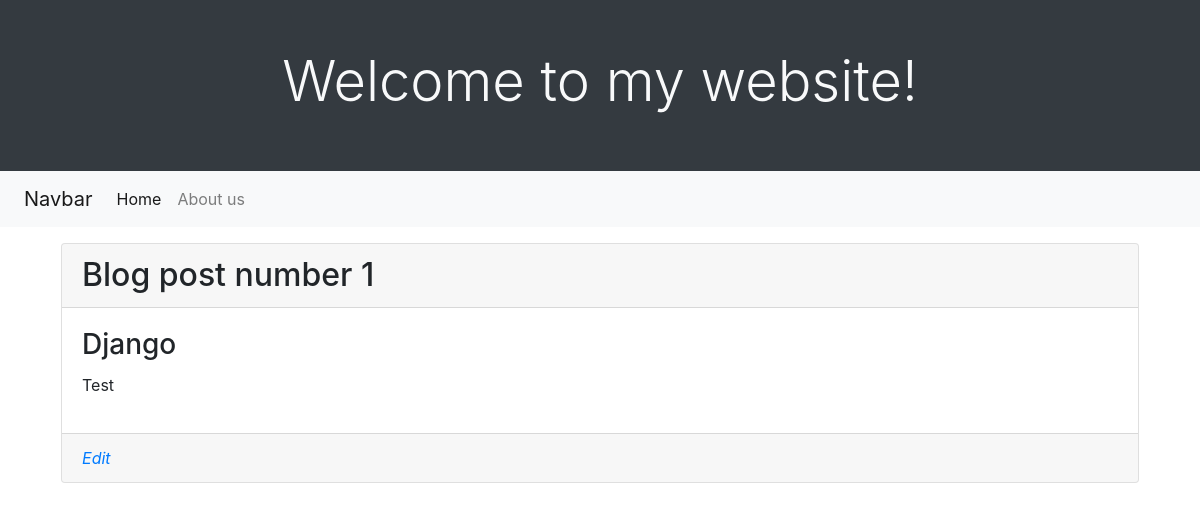
/1, run on an earlier commit of the app's database.
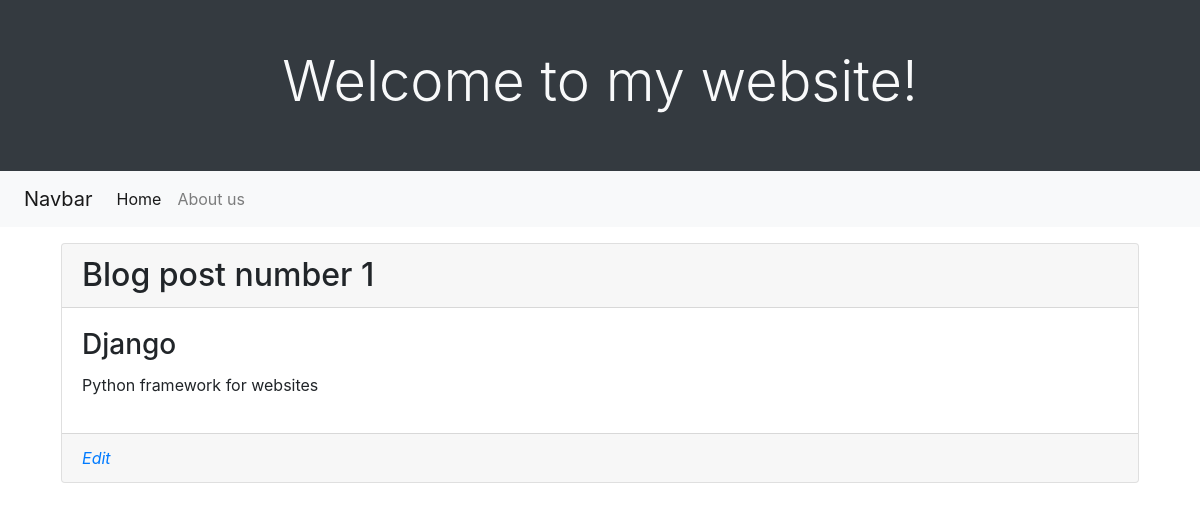
And on a later commit of the database.
### posts/models.py (models this page shows, shortened)
class Post(models.Model):
    STATUS = [
        ('p', 'published'),
        ('u', 'unpublished')
    ]
    title = models.CharField(verbose_name='Название', max_length=120) # verbose_name is name in DB
    description = models.TextField(verbose_name='Описание', blank=True, default=None)
    publish_date = models.DateTimeField(verbose_name='Дата публикации', auto_now=timezone.now())
    image = models.ImageField(null=True, blank=True)
    status = models.CharField(verbose_name='Статус', max_length=190, choices=STATUS, default='p')
    author = models.ForeignKey(get_user_model(), on_delete=models.CASCADE, default=1) # model with this field is Many in relation Many to 1
    tag = models.ManyToManyField('Tag') # now it does not show error and it is correct way

### posts/views.py (the view)
# urls.py: path('<int:id>', views.detail, name="details"),
def detail(request, id):
    post = Post.objects.get(pk=id)
    context = {
        'post': post
    }
    return render(request, 'post/details.html', context)

### templates/post/details.html (shortened to what this page needs)
{% extends 'post/wrapper.html' %}
{% block content %}
    <div class="card m-3">
        <h2 class='card-header'>Blog post number {{ post.id }}</h2>
        <div class='card-body'>
            <div class='card-title'>
                <h3>{{ post.title }}</h3>
            </div>
            <p>{{ post.description }}</p>
        </div>
        <div class='card-footer'>
            <a href="{% url 'edit' id=post.id %}"><i class="fa fa-edit">Edit</i></a>
        </div>
    </div>
{% endblock %}

What changed in the data, as far as the page shows it:
changed Post "Django": description "Test" → "Python framework for websites"
